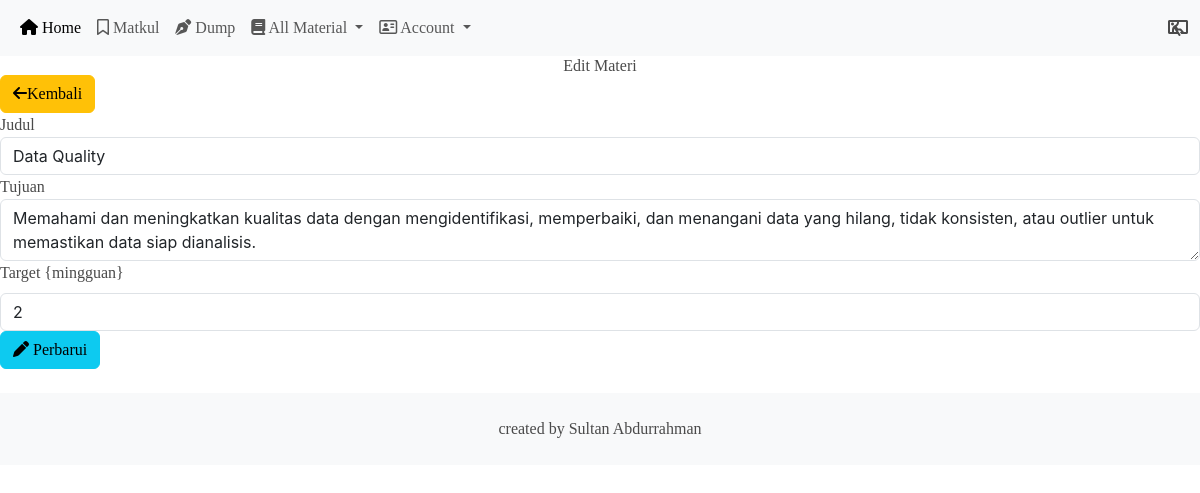
The page /dashboard/user/editMateri.php?id=8 (signed in) on the database its author committed.
### tables this page shows
CREATE TABLE IF NOT EXISTS `materi` (
  `id` int(11) NOT NULL AUTO_INCREMENT,
  `minggu` int(11) DEFAULT NULL,
  `judul` varchar(300) DEFAULT NULL,
  `tujuan` varchar(2000) DEFAULT NULL,
  `id_matkul` int(11) DEFAULT NULL,
  PRIMARY KEY (`id`),
  KEY `fk_materi_matkul` (`id_matkul`)
);

### dashboard/user/editMateri.php (the view, shortened to what this page needs)
<?php
include '../../config/koneksi.php';
$id = $_GET['id'];
$query = "SELECT * FROM materi WHERE id = $id";
$result = mysqli_query($conn, $query);
$materi = mysqli_fetch_assoc($result);
include '../../layout/header.php';
?>
<main>
  <h2 class="text-center">Edit Materi</h2>
  <a href="materi.php?id_matkul=<?= $materi['id_matkul'] ?>" class="btn btn-warning"><i class="bi bi-arrow-left fa fa-arrow-left"></i>Kembali</a>
  <form method="POST">
    <div class="form-group">
      <label for="judul">Judul</label>
      <input type="text" class="form-control" id="judul" name="judul" value="<?php echo $materi['judul']; ?>" required>
    </div>
    <div class="form-group">
      <label for="tujuan">Tujuan</label>
      <textarea class="form-control" name="tujuan" id="tujuan"><?= $materi['tujuan'] ?></textarea>
    </div>
    <div class="form-group">
      <label for="target" class="form-label">Target {mingguan}</label>
      <input type="number" class="form-control" id="minggu" name="minggu" value="<?= $materi['minggu'] ?>">
    </div>
    <button type="submit" onclick="save(event)" class="btn btn-info"><i class="fa-solid fa-pen"></i> Perbarui</button>
  </form>
</main>
<?php include '../../layout/footer.php'; ?>

### layout/header.php (style rules this page uses)
body { font-family: 'Playfair Display', serif; font-weight: 400; }

### rows shown on the page
materi: judul "Data Quality", tujuan "Memahami dan meningkatkan kualitas data dengan mengidentifikasi, memperbaiki, dan menangani data yang hilang, tidak konsisten, atau outlier untuk memastikan data siap dianalisis.", minggu "2"
